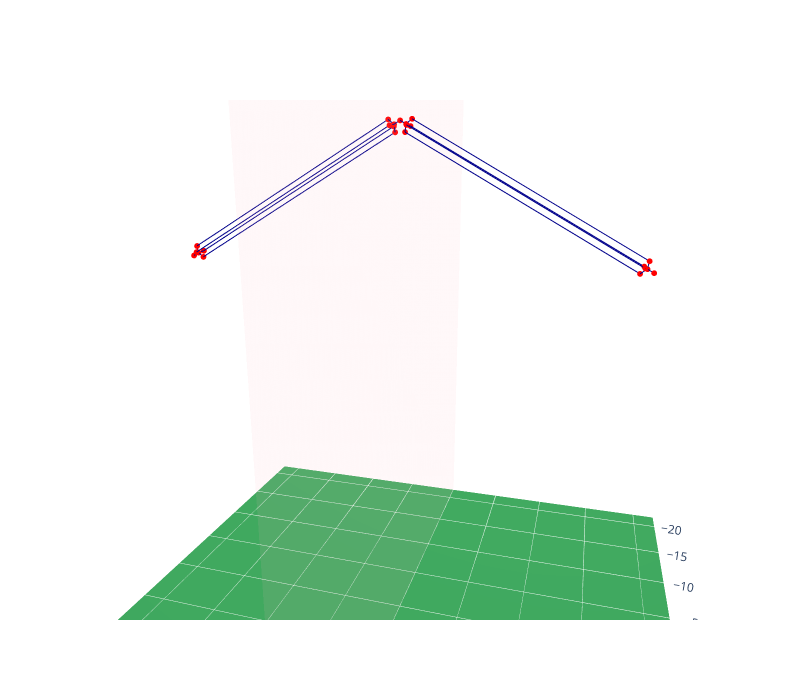

Notebook code for this chart:
### Markdown cell above
### A more picturescue example:  inverted-vee cage dipole


![Graph](img/Cage_vee.png)

### Code cell
# Construct an inverted-vee cage dipole for the 80m band

# Initially place it on the y axis:
half_el = make_linear_element((0,0,0),(0,0.5,0))                # Start with single-wire section, 0.5m long
half_el.extend( make_cage_element(0.5, 19.5, .2, .5, 4) )       # Cage section from y=0.5 to y=19.5
half_el.extend( make_linear_element((0,19.5,0),(0,20.0,0)) )    #  ...and a final 0.5m single-wire section

# Rotate around x axis by 30 degrees
half_el = rot_x(half_el, np.deg2rad(-30))

# And move everything up to z=40
half_el = translate(half_el, (0,0,40))

# Display
wire_ant_visualize(half_el, (-22,22), (-22,22), (0,45))

### Figure 1 — Plotly figure (JSON) as saved in the notebook; plotly's stock layout.template omitted (floating-point values rounded to 4 significant figures)
{"data": [{"cmax": 1, "cmin": 0, "colorscale": [[0, "rgb(247,252,245)"], [0.125, "rgb(229,245,224)"], [0.25, "rgb(199,233,192)"], [0.375, "rgb(161,217,155)"], [0.5, "rgb(116,196,118)"], [0.625, "rgb(65,171,93)"], [0.75, "rgb(35,139,69)"], [0.875, "rgb(0,109,44)"], [1, "rgb(0,68,27)"]], "showscale": false, "surfacecolor": [[0.69, 0.69], [0.69, 0.69]], "type": "surface", "x": [-22, 22], "y": [-22, 22], "z": [[0, 0], [0, 0]]}, {"color": "lightpink", "hoverinfo": "skip", "i": [0, 0], "j": [1, 2], "k": [2, 3], "opacity": 0.1, "type": "mesh3d", "x": [-22, -22, 22, 22], "y": [0, 0, 0, 0], "z": [0, 45, 45, 0]}, {"line": {"color": "darkblue", "width": 2}, "marker": {"color": "red", "size": 2}, "name": "", "showlegend": false, "type": "scatter3d", "x": [0, 0], "y": [0, 0.433], "z": [40, 39.75]}, {"line": {"color": "darkblue", "width": 2}, "marker": {"color": "red", "size": 2}, "name": "", "showlegend": false, "type": "scatter3d", "x": [0, 0, 0, 0], "y": [0.433, 0.8562, 16.96, 16.89], "z": [39.75, 40.08, 30.78, 30.25]}, {"line": {"color": "darkblue", "width": 2}, "marker": {"color": "red", "size": 2}, "name": "", "showlegend": false, "type": "scatter3d", "x": [0, 0.5, 0.5, 0], "y": [0.433, 0.6062, 16.71, 16.89], "z": [39.75, 39.65, 30.35, 30.25]}, {"line": {"color": "darkblue", "width": 2}, "marker": {"color": "red", "size": 2}, "name": "", "showlegend": false, "type": "scatter3d", "x": [0, 6.123e-17, 6.123e-17, 0], "y": [0.433, 0.3562, 16.46, 16.89], "z": [39.75, 39.22, 29.92, 30.25]}, {"line": {"color": "darkblue", "width": 2}, "marker": {"color": "red", "size": 2}, "name": "", "showlegend": false, "type": "scatter3d", "x": [0, -0.5, -0.5, 0], "y": [0.433, 0.6062, 16.71, 16.89], "z": [39.75, 39.65, 30.35, 30.25]}, {"line": {"color": "darkblue", "width": 2}, "marker": {"color": "red", "size": 2}, "name": "", "showlegend": false, "type": "scatter3d", "x": [0, 0], "y": [16.89, 17.32], "z": [30.25, 30]}, {"line": {"color": "darkblue", "width": 2}, "marker": {"color": "red", "size": 2}, "name": "", "showlegend": false, "type": "scatter3d", "x": [0, 0], "y": [0, -0.433], "z": [40, 39.75]}, {"line": {"color": "darkblue", "width": 2}, "marker": {"color": "red", "size": 2}, "name": "", "showlegend": false, "type": "scatter3d", "x": [0, 0, 0, 0], "y": [-0.433, -0.8562, -16.96, -16.89], "z": [39.75, 40.08, 30.78, 30.25]}, {"line": {"color": "darkblue", "width": 2}, "marker": {"color": "red", "size": 2}, "name": "", "showlegend": false, "type": "scatter3d", "x": [0, -0.5, -0.5, 0], "y": [-0.433, -0.6062, -16.71, -16.89], "z": [39.75, 39.65, 30.35, 30.25]}, {"line": {"color": "darkblue", "width": 2}, "marker": {"color": "red", "size": 2}, "name": "", "showlegend": false, "type": "scatter3d", "x": [0, -6.123e-17, -6.123e-17, 0], "y": [-0.433, -0.3562, -16.46, -16.89], "z": [39.75, 39.22, 29.92, 30.25]}, {"line": {"color": "darkblue", "width": 2}, "marker": {"color": "red", "size": 2}, "name": "", "showlegend": false, "type": "scatter3d", "x": [0, 0.5, 0.5, 0], "y": [-0.433, -0.6062, -16.71, -16.89], "z": [39.75, 39.65, 30.35, 30.25]}, {"line": {"color": "darkblue", "width": 2}, "marker": {"color": "red", "size": 2}, "name": "", "showlegend": false, "type": "scatter3d", "x": [0, 0], "y": [-16.89, -17.32], "z": [30.25, 30]}], "layout": {"autosize": false, "height": 700, "scene": {"aspectmode": "manual", "aspectratio": {"x": 1, "y": 1, "z": 1}, "camera": {"eye": {"x": 1, "y": 0.3, "z": 0.3}, "up": {"x": 0, "y": 0, "z": 1}}, "xaxis": {"range": [-22, 22], "showbackground": false}, "yaxis": {"range": [-22, 22], "showbackground": false}, "zaxis": {"range": [0, 45], "showbackground": false}}, "width": 800}}
